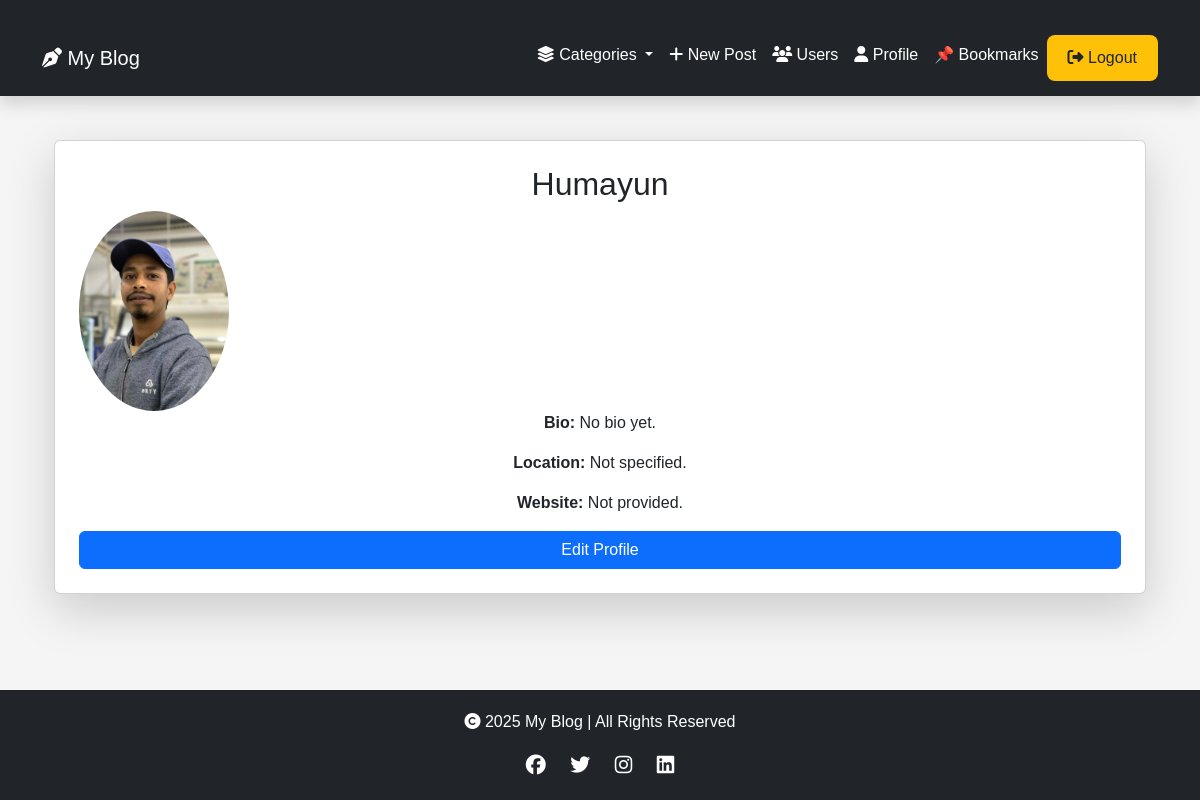
The app's page /profile/Humayun/ (signed in) with its own data.
### blog/models.py (models this page shows, shortened)
class Profile(models.Model):
    user = models.OneToOneField(User, on_delete=models.CASCADE, related_name='profile')
    bio = models.TextField(blank=True, null=True)
    profile_image = models.ImageField(upload_to='profile_images/', default='default_profile.jpg', blank=True, null=True)
    website = models.URLField(blank=True, null=True)
    location = models.CharField(max_length=100, blank=True, null=True)

### blog/views.py (the view)
# urls.py: path('profile/<str:username>/', views.user_profile, name='user_profile'),
@login_required
def user_profile(request, username):
    user = get_object_or_404(User, username=username)
    profile, created = Profile.objects.get_or_create(user=user)
    return render(request, 'blog/user_profile.html', {'profile': profile})

### blog/context_processors.py (called while the page is built)
def categories_processor(request):
    return {'categories': Category.objects.all()}

### blog/templates/blog/user_profile.html (shortened to what this page needs)
{% extends 'base.html' %}
{% block content %}
<div class="container mt-4">
    <div class="card shadow-lg p-4 text-center">
        <h2>{{ profile.user.username }}</h2>
        {% if profile.profile_image %}
            <img src="{{ profile.profile_image.url }}" alt="Profile Image" class="img-fluid rounded-circle" width="150">
        {% else %}
            <img src="/media/default.jpg" alt="Default Profile" class="img-fluid rounded-circle" width="150">
        {% endif %}
        <p><strong>Bio:</strong> {{ profile.bio|default:"No bio yet." }}</p>
        <p><strong>Location:</strong> {{ profile.location|default:"Not specified." }}</p>
        <p><strong>Website:</strong>
            {% if profile.website %}
                <a href="{{ profile.website }}" target="_blank">{{ profile.website }}</a>
            {% else %}
                Not provided.
            {% endif %}
        </p>
        {% if profile.user == request.user %}
            <a href="{% url 'edit_profile' %}" class="btn btn-primary">Edit Profile</a>
        {% endif %}
    </div>
</div>
{% endblock %}

### blog/templates/base.html (style rules this page uses)
body { display: flex; flex-direction: column; min-height: 100vh; background-color: #f5f5f5; font-family: 'Poppins', sans-serif; }
.container { flex: 1; margin-top: 20px; }

### records on screen
Profile: user.username "Humayun", profile_image (picture), bio "No bio yet.", location "Not specified."
